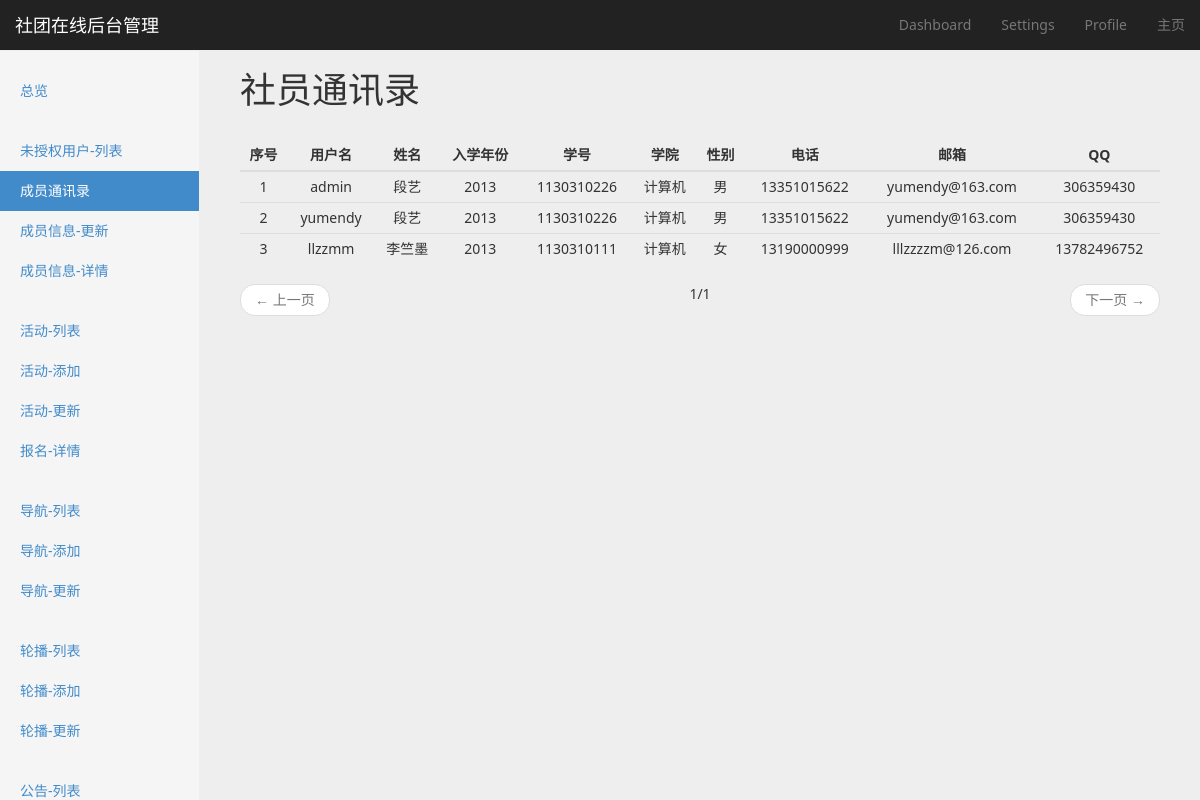
Page /authentication/user/list/member/ on the earlier database version.
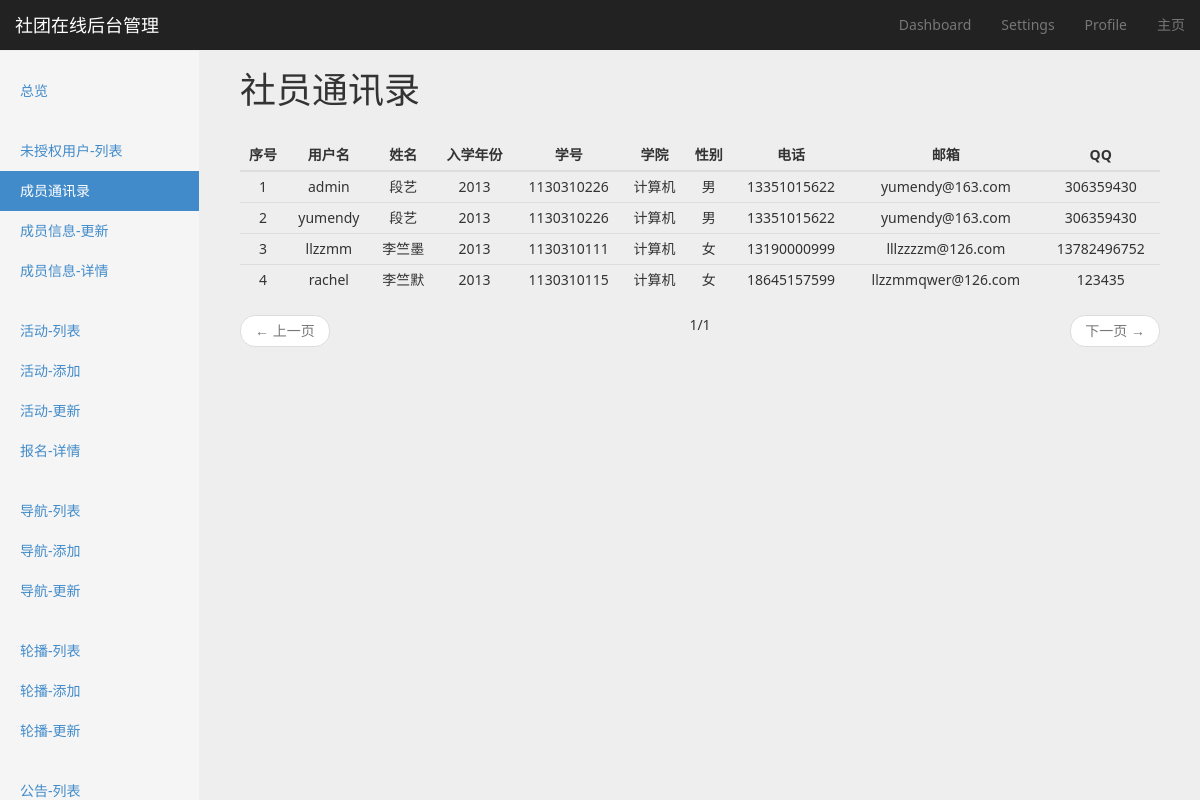
Same page on the later database version.
### authentication/models.py (models this page shows, shortened)
class MyUser(models.Model):
    name = models.CharField(max_length=32)
    student_id = models.CharField(max_length=16)
    college = models.CharField(max_length=16)
    tel = models.CharField(max_length=11)
    is_public_tel = models.BooleanField(default=False)
    SEX_CHOICE = (
        ('M', u'男'),
        ('F', u'女'),
    )
    sex = models.CharField(max_length=1, choices=SEX_CHOICE)
    level = models.SmallIntegerField()
    birthday = models.DateField()
    qq = models.CharField(max_length=32, blank=True)
    is_public_qq = models.BooleanField(default=False)
    description = models.TextField(blank=True, null=True)
    photo = models.ImageField(upload_to='./user/photo/%Y/%m/%d/')
    is_publisher = models.BooleanField(default=False)
    is_admin = models.BooleanField(default=False)
    user = models.OneToOneField(User)

### authentication/views.py (the view)
class UserListView(BaseMixin, ListView):
    queryset = MyUser.objects.filter(user__is_active=True).order_by('level')
    template_name = 'authentication/user_list.html'
    paginate_by = 20
    context_object_name = 'user_list'
    def get_context_data(self, *args, **kwargs):
        context = super(UserListView, self).get_context_data(*args, **kwargs)
        context['active_page'] = 'myuser-list'
        return context

### utils/common_mixin.py (called while the page is built)
    def get_context_data(self, *args, **kwargs):
        context = super(BaseMixin, self).get_context_data(**kwargs)
        context['COMMUNITY_NAME'] = COMMUNITY_NAME
        context['COMMUNITY_DESCRIPTION'] = COMMUNITY_DESCRIPTION
        context['PAGE_NUMBER'] = PAGE_NUMBER
        return context

### templates/authentication/user_list.html (shortened to what this page needs)
{% extends 'website/backend/settings/settings_base.html' %}
{% block option-title %}
    社员通讯录
{% endblock %}
{% block content %}
    <div class="col-md-12">
        <table class="table table-hover table-responsive table-condensed dashboard-table">
            <thead>
                <tr>
                    <th>序号</th>
                    <th>用户名</th>
                    <th>姓名</th>
                    <th>入学年份</th>
                    <th>学号</th>
                    <th>学院</th>
                    <th>性别</th>
                    <th>电话</th>
                    <th>邮箱</th>
                    <th>QQ</th>
                </tr>
            </thead>
            <tbody>
                {% for item in user_list %}
                    <tr>
                        <td>{{ forloop.counter }}</td>
                        <td>{{ item.user.username }}</td>
                        <td>{{ item.name }}</td>
                        <td>{{ item.level }}</td>
                        <td>{{ item.student_id }}</td>
                        <td>{{ item.college }}</td>
                        <td>
                            {% if item.sex == 'M' %}
                                男
                            {% else %}
                                女
                            {% endif %}
                        </td>
                        <td>{{ item.tel }}</td>
                        <td>{{ item.user.email }}</td>
                        <td>{{ item.qq }}</td>
                    </tr>
                {% endfor %}
            </tbody>
        </table>
        {% include 'utils/pagination.html' %}
    </div>
{% endblock %}

Differences in the rows shown:
added MyUser: user.username "rachel", name "李竺默", level "2013", student_id "1130310115", college "计算机", sex "女", tel "18645157599", user.email "llzzmmqwer@126.com", qq "123435"
